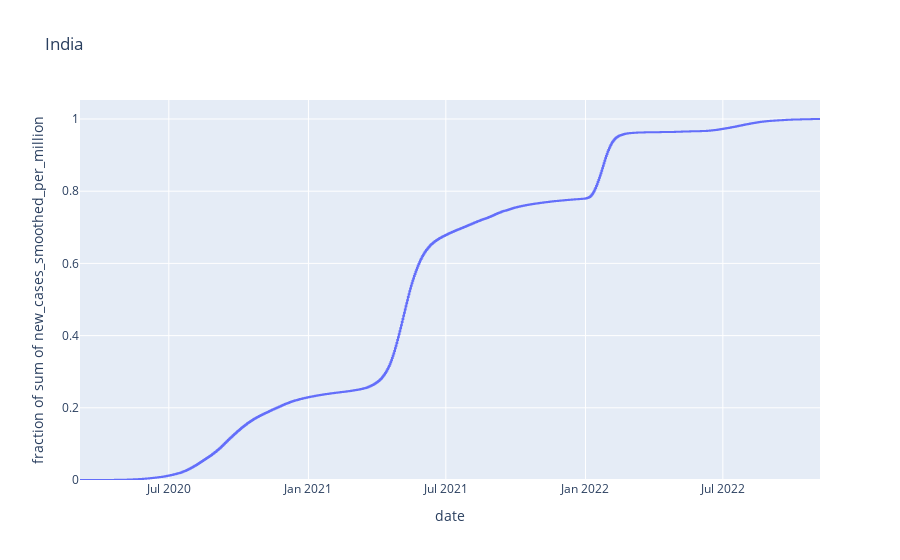

The notebook cell saved with this chart:
### Code cell
import plotly.express as px
fig = px.ecdf(df[df['location'] == 'India'], y="new_cases_smoothed_per_million", x = 'date',title='India')
fig.show()

### Figure 1 — Plotly figure (JSON) as saved in the notebook; plotly's stock layout.template omitted (floating-point values rounded to 4 significant figures; data arrays with more than 128 entries replaced by an {"elided": "..."} marker saying what was removed)
{"data": [{"hovertemplate": "date=%{x}<br>fraction of sum of new_cases_smoothed_per_million=%{y}<extra></extra>", "legendgroup": "", "line": {"dash": "solid", "shape": "hv"}, "marker": {"color": "#636efa", "symbol": "circle"}, "mode": "lines", "name": "", "orientation": "v", "showlegend": false, "type": "scatter", "x": {"elided": "975 str values"}, "xaxis": "x", "y": {"elided": "975 float values"}, "yaxis": "y"}], "layout": {"legend": {"tracegroupgap": 0}, "title": {"text": "India"}, "xaxis": {"anchor": "y", "domain": [0, 1], "title": {"text": "date"}}, "yaxis": {"anchor": "x", "domain": [0, 1], "rangemode": "tozero", "title": {"text": "fraction of sum of new_cases_smoothed_per_million"}}}}
